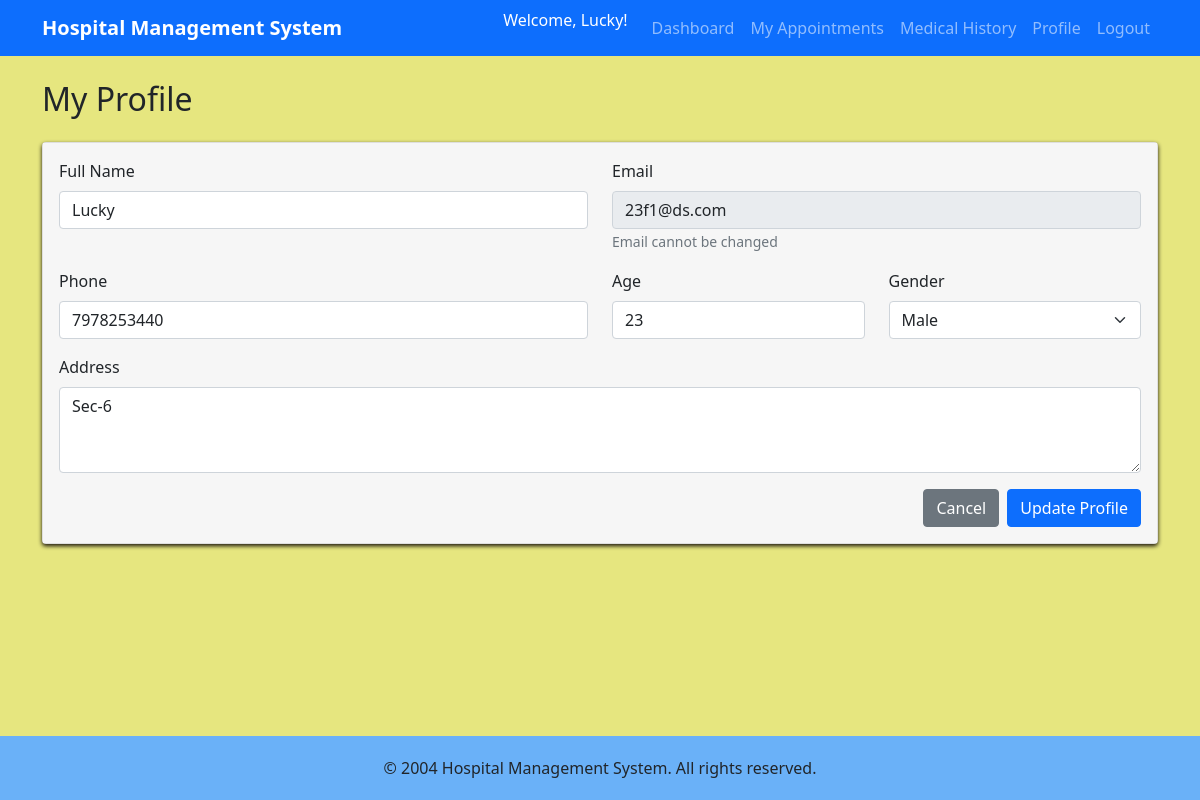
The app's page /patient/profile (signed in) with its own data.
### models.py (models this page shows)
class Patient(db.Model):
    id = db.Column(db.Integer, primary_key=True)
    name = db.Column(db.String(100), nullable=False)
    email = db.Column(db.String(120), unique=True, nullable=False)
    password = db.Column(db.String(200), nullable=False)
    phone = db.Column(db.String(15))
    age = db.Column(db.Integer)
    gender = db.Column(db.String(10))
    address = db.Column(db.Text)
    is_active = db.Column(db.Boolean, default=True)
    appointments = db.relationship('Appointment', backref='patient', lazy=True)

### routes.py (the view, shortened to what this page needs)
    @app.route('/patient/profile', methods=['GET', 'POST'])
    @login_required('patient')
    def patient_profile():
        patient = Patient.query.get_or_404(session['user_id'])
        return render_template('patient/profile.html', patient=patient)

### routes.py (called while the page is built)
def login_required(role):
    def decorator(f):
        @wraps(f)
        def decorated_function(*args, **kwargs):
            if 'user_id' not in session or session.get('role') != role:
                flash('Please login to access this page', 'danger')
                return redirect(url_for('login'))
            return f(*args, **kwargs)
        return decorated_function
    return decorator

### templates/patient/profile.html (shortened to what this page needs)
{% extends "base.html" %}
{% block content %}
<h2>My Profile</h2>
<div class="card mt-4">
    <div class="card-body">
        <form method="POST" action="{{ url_for('patient_profile') }}">
            <div class="row">
                <div class="col-md-6 mb-3">
                    <label for="name" class="form-label">Full Name</label>
                    <input type="text" class="form-control" id="name" name="name"
                           value="{{ patient.name }}" required>
                </div>
                <div class="col-md-6 mb-3">
                    <label for="email" class="form-label">Email</label>
                    <input type="email" class="form-control" id="email" name="email"
                           value="{{ patient.email }}" disabled>
                    <small class="text-muted">Email cannot be changed</small>
                </div>
            </div>
            <div class="row">
                <div class="col-md-6 mb-3">
                    <label for="phone" class="form-label">Phone</label>
                    <input type="text" class="form-control" id="phone" name="phone"
                           value="{{ patient.phone }}" required>
                </div>
                <div class="col-md-3 mb-3">
                    <label for="age" class="form-label">Age</label>
                    <input type="number" class="form-control" id="age" name="age"
                           value="{{ patient.age }}" required>
                </div>
                <div class="col-md-3 mb-3">
                    <label for="gender" class="form-label">Gender</label>
                    <select class="form-select" id="gender" name="gender" required>
                        <option value="Male" {% if patient.gender == 'Male' %}selected{% endif %}>Male</option>
                    </select>
                </div>
            </div>
            <div class="mb-3">
                <label for="address" class="form-label">Address</label>
                <textarea class="form-control" id="address" name="address" rows="3" required>{{ patient.address }}</textarea>
            </div>
            <div class="d-grid gap-2 d-md-flex justify-content-md-end">
                <a href="{{ url_for('patient_dashboard') }}" class="btn btn-secondary">Cancel</a>
                <button type="submit" class="btn btn-primary">Update Profile</button>
            </div>
        </form>
    </div>
</div>
{% endblock %}

### templates/base.html (shortened to what this page needs)
<!DOCTYPE html>
<html lang="en">
<head>
    <link href="https://cdn.jsdelivr.net/npm/bootstrap@5.1.3/dist/css/bootstrap.min.css" rel="stylesheet">
</head>
<body class="{% block body_class %}{% endblock %}">
    <nav class="navbar navbar-expand-lg navbar-dark bg-primary">
        <div class="container">
            <span class="navbar-brand mb-0 h1">Hospital Management System</span>
            <div class="collapse navbar-collapse" id="navbarNav">
                <ul class="navbar-nav ms-auto">
                    {% if session.user_id %}
                        <li class="nav-item">
                            <span class="navbar-text text-white me-3">
                                Welcome, {{ session.username }}!
                            </span>
                        </li>
                        {% if session.role == 'admin' %}
                            <li class="nav-item">
                                <a class="nav-link" href="{{ url_for('admin_dashboard') }}">Dashboard</a>
                            </li>
                            <li class="nav-item">
                                <a class="nav-link" href="{{ url_for('admin_doctors') }}">Doctors</a>
                            </li>
                            <li class="nav-item">
                                <a class="nav-link" href="{{ url_for('admin_patients') }}">Patients</a>
                            </li>
                            <li class="nav-item">
                                <a class="nav-link" href="{{ url_for('admin_appointments') }}">Appointments</a>
                            </li>
                            <li class="nav-item">
                                <a class="nav-link" href="{{ url_for('admin_search') }}">Search</a>
                            </li>
                        {% elif session.role == 'patient' %}
                            <li class="nav-item">
                                <a class="nav-link" href="{{ url_for('patient_dashboard') }}">Dashboard</a>
                            </li>
                            <li class="nav-item">
                                <a class="nav-link" href="{{ url_for('patient_appointments') }}">My Appointments</a>
                            </li>
                            <li class="nav-item">
                                <a class="nav-link" href="{{ url_for('patient_history') }}">Medical History</a>
                            </li>
                            <li class="nav-item">
                                <a class="nav-link" href="{{ url_for('patient_profile') }}">Profile</a>
                            </li>
                        {% endif %}
                        <li class="nav-item">
                            <a class="nav-link" href="{{ url_for('logout') }}">Logout</a>
                        </li>
                    {% endif %}
                </ul>
            </div>
        </div>
    </nav>
    <div class="main-content">
        <div class="container mt-4">
            {% block content %}{% endblock %}
        </div>
    </div>
    <footer class="text-center">
        <div class="container">
            <p class="mb-0">&copy; 2004 Hospital Management System. All rights reserved.</p>
        </div>
    </footer>
</body>
</html>

### templates/base.html (style rules this page uses)
body { min-height: 100vh; display: flex; flex-direction: column; background-color: #e6e67f !important; }
.main-content { flex: 1; }
.navbar-brand { font-weight: bold; }
.card { margin-bottom: 20px; box-shadow: 0 2px 4px rgba(8, 1, 1, 0.928); }
.card-body { background-color: #f6f6f6; }
footer { background-color: #6ab1f8; padding: 20px 0; margin-top: 40px; }

### records on screen
Patient: username "Lucky", name "Lucky", email "23f1@ds.com", phone "7978253440", age "23", gender "Male", address "Sec-6"
